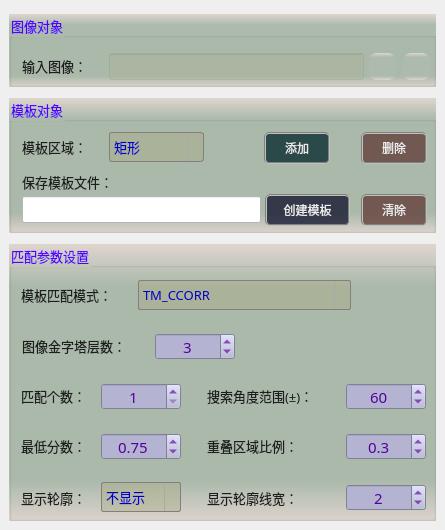
     <widget class="QWidget" name="tab">
      <attribute name="title">
       <string>基本设置</string>
      </attribute>
      <widget class="QGroupBox" name="groupCamera">
       <property name="geometry">
        <rect>
         <x>9</x>
         <y>14</y>
         <width>427</width>
         <height>73</height>
        </rect>
       </property>
       <property name="font">
        <font>
         <family>微软雅黑</family>
         <pointsize>10</pointsize>
        </font>
       </property>
       <property name="styleSheet">
        <string notr="true">background-color: qlineargradient(x1:0, y1:0, x2:0, y2:1, stop:0 #dfd5cf, stop: 0.15 #acbbac, stop: 0.85 #acbbac,stop:1 #dfd5cf);
color: rgb(85, 0, 255);</string>
       </property>
       <property name="title">
        <string>图像对象</string>
       </property>
       <widget class="QLabel" name="label_4">
        <property name="geometry">
         <rect>
          <x>13</x>
          <y>42</y>
          <width>79</width>
          <height>19</height>
         </rect>
        </property>
        <property name="font">
         <font>
          <family>微软雅黑</family>
          <pointsize>10</pointsize>
         </font>
        </property>
        <property name="styleSheet">
         <string notr="true">color: rgb(30, 30, 30);
background: transparent;</string>
        </property>
        <property name="text">
         <string>输入图像：</string>
        </property>
       </widget>
       <widget class="QLineEdit" name="txtLinkImage">
        <property name="geometry">
         <rect>
          <x>100</x>
          <y>39</y>
          <width>255</width>
          <height>27</height>
         </rect>
        </property>
        <property name="font">
         <font>
          <family>微软雅黑</family>
          <pointsize>10</pointsize>
         </font>
        </property>
        <property name="styleSheet">
         <string notr="true">color: rgb(0, 0, 200);
background-color: rgba(170, 170, 127,50);</string>
        </property>
        <property name="alignment">
         <set>Qt::AlignCenter</set>
        </property>
        <property name="readOnly">
         <bool>true</bool>
        </property>
       </widget>
       <widget class="QPushButton" name="btnLinkImage">
        <property name="geometry">
         <rect>
          <x>360</x>
          <y>39</y>
          <width>27</width>
          <height>27</height>
         </rect>
        </property>
        <property name="toolTip">
         <string>链接图像</string>
        </property>
        <property name="styleSheet">
         <string notr="true">QWidget{ border:none;border-radius: 8px;padding: 2px 4px;}
QPushButton:hover{ background-color: rgba(85, 150, 127, 100);}
QPushButton:pressed{background-color: rgba(85, 180, 127, 160);}</string>
        </property>
        <property name="text">
         <string/>
        </property>
        <property name="icon">
         <iconset resource="sub_res.qrc">
          <normaloff>:/resource/link.png</normaloff>:/resource/link.png</iconset>
        </property>
        <property name="iconSize">
         <size>
          <width>27</width>
          <height>27</height>
         </size>
        </property>
       </widget>
       <widget class="QPushButton" name="btnDelLinkImage">
        <property name="geometry">
         <rect>
          <x>394</x>
          <y>39</y>
          <width>27</width>
          <height>27</height>
         </rect>
        </property>
        <property name="toolTip">
         <string>删除图像链接</string>
        </property>
        <property name="styleSheet">
         <string notr="true">QWidget{ border:none;border-radius: 8px;padding: 2px 4px;}
QPushButton:hover{ background-color: rgba(226, 142, 162, 100);}
QPushButton:pressed{background-color: rgba(226, 172, 162, 200);}</string>
        </property>
        <property name="text">
         <string/>
        </property>
        <property name="icon">
         <iconset resource="sub_res.qrc">
          <normaloff>:/resource/del_link.png</normaloff>:/resource/del_link.png</iconset>
        </property>
        <property name="iconSize">
         <size>
          <width>27</width>
          <height>27</height>
         </size>
        </property>
       </widget>
      </widget>
      <widget class="QGroupBox" name="groupC2">
       <property name="geometry">
        <rect>
         <x>9</x>
         <y>244</y>
         <width>427</width>
         <height>277</height>
        </rect>
       </property>
       <property name="font">
        <font>
         <family>微软雅黑</family>
         <pointsize>10</pointsize>
        </font>
       </property>
       <property name="styleSheet">
        <string notr="true">background-color: qlineargradient(x1:0, y1:0, x2:0, y2:1, stop:0 #dfd5cf, stop: 0.15 #acbbac, stop: 0.85 #acbbac,stop:1 #dfd5cf);
color: rgb(85, 0, 255);</string>
       </property>
       <property name="title">
        <string>匹配参数设置</string>
       </property>
       <widget class="QComboBox" name="comboMode">
        <property name="geometry">
         <rect>
          <x>129</x>
          <y>36</y>
          <width>213</width>
          <height>30</height>
         </rect>
        </property>
        <property name="font">
         <font>
          <family>微软雅黑</family>
          <pointsize>10</pointsize>
         </font>
        </property>
        <property name="styleSheet">
         <string notr="true">QComboBox {
    border: 1px solid gray;
    border-radius: 2px;    
    color: rgb(0, 0, 200);
	background-color: rgba(170, 170, 127,100);
}
QComboBox::drop-down {
    subcontrol-origin: padding;
    subcontrol-position: top right;
    width: 15px; 
    border-left-width: 1px;
    border-left-color: darkgray;
    border-left-style: solid;
    border-top-right-radius: 3px;
    border-bottom-right-radius: 3px;
}

QComboBox::down-arrow {
    image: url(:/resource/down.png);
} 
QComboBox::down-arrow:on {
    top: 1px;
    left: 1px;
}</string>
        </property>
        <item>
         <property name="text">
          <string>TM_CCORR</string>
         </property>
        </item>
        <item>
         <property name="text">
          <string>TM_CCORR_NORMED</string>
         </property>
        </item>
        <item>
         <property name="text">
          <string>TM_CCOEFF_NORMED</string>
         </property>
        </item>
       </widget>
       <widget class="QLabel" name="label_10">
        <property name="geometry">
         <rect>
          <x>12</x>
          <y>41</y>
          <width>117</width>
          <height>19</height>
         </rect>
        </property>
        <property name="sizePolicy">
         <sizepolicy hsizetype="Preferred" vsizetype="Fixed">
          <horstretch>0</horstretch>
          <verstretch>0</verstretch>
         </sizepolicy>
        </property>
        <property name="font">
         <font>
          <family>微软雅黑</family>
          <pointsize>10</pointsize>
         </font>
        </property>
        <property name="styleSheet">
         <string notr="true">color: rgb(30, 30, 30);
background: transparent;</string>
        </property>
        <property name="text">
         <string>模板匹配模式：</string>
        </property>
       </widget>
       <widget class="QSpinBox" name="spinNumMatches">
        <property name="geometry">
         <rect>
          <x>92</x>
          <y>139</y>
          <width>80</width>
          <height>27</height>
         </rect>
        </property>
        <property name="font">
         <font>
          <family>微软雅黑</family>
          <pointsize>11</pointsize>
         </font>
        </property>
        <property name="styleSheet">
         <string notr="true">QWidget{color: rgb(85, 0, 155);background-color: rgb(180, 180, 210);}
QSpinBox::up-button{
    border:transparent;
}
QSpinBox::down-button{
    border:transparent;
}
QSpinBox::up-arrow{
    image:url(:/resource/up.png);
}
QSpinBox::down-arrow{
    image:url(:/resource/down.png);
}</string>
        </property>
        <property name="alignment">
         <set>Qt::AlignCenter</set>
        </property>
        <property name="minimum">
         <number>1</number>
        </property>
        <property name="maximum">
         <number>1000</number>
        </property>
        <property name="value">
         <number>1</number>
        </property>
       </widget>
       <widget class="QLabel" name="label_11">
        <property name="geometry">
         <rect>
          <x>12</x>
          <y>142</y>
          <width>79</width>
          <height>19</height>
         </rect>
        </property>
        <property name="font">
         <font>
          <family>微软雅黑</family>
          <pointsize>10</pointsize>
          <weight>50</weight>
          <bold>false</bold>
         </font>
        </property>
        <property name="styleSheet">
         <string notr="true">color: rgb(30, 30, 30);
background: transparent;</string>
        </property>
        <property name="text">
         <string>匹配个数：</string>
        </property>
       </widget>
       <widget class="QLabel" name="label_12">
        <property name="geometry">
         <rect>
          <x>198</x>
          <y>142</y>
          <width>139</width>
          <height>19</height>
         </rect>
        </property>
        <property name="font">
         <font>
          <family>微软雅黑</family>
          <pointsize>10</pointsize>
          <weight>50</weight>
          <bold>false</bold>
         </font>
        </property>
        <property name="styleSheet">
         <string notr="true">color: rgb(30, 30, 30);
background: transparent;</string>
        </property>
        <property name="text">
         <string>搜索角度范围(±)：</string>
        </property>
       </widget>
       <widget class="QSpinBox" name="spinRAngle">
        <property name="geometry">
         <rect>
          <x>337</x>
          <y>139</y>
          <width>80</width>
          <height>27</height>
         </rect>
        </property>
        <property name="font">
         <font>
          <family>微软雅黑</family>
          <pointsize>11</pointsize>
         </font>
        </property>
        <property name="styleSheet">
         <string notr="true">QWidget{color: rgb(85, 0, 155);background-color: rgb(180, 180, 210);}
QSpinBox::up-button{
    border:transparent;
}
QSpinBox::down-button{
    border:transparent;
}
QSpinBox::up-arrow{
    image:url(:/resource/up.png);
}
QSpinBox::down-arrow{
    image:url(:/resource/down.png);
}</string>
        </property>
        <property name="alignment">
         <set>Qt::AlignCenter</set>
        </property>
        <property name="minimum">
         <number>0</number>
        </property>
        <property name="maximum">
         <number>180</number>
        </property>
        <property name="value">
         <number>60</number>
        </property>
       </widget>
       <widget class="QLabel" name="label_19">
        <property name="geometry">
         <rect>
          <x>12</x>
          <y>192</y>
          <width>81</width>
          <height>19</height>
         </rect>
        </property>
        <property name="font">
         <font>
          <family>微软雅黑</family>
          <pointsize>10</pointsize>
          <weight>50</weight>
          <bold>false</bold>
         </font>
        </property>
        <property name="styleSheet">
         <string notr="true">color: rgb(30, 30, 30);
background: transparent;</string>
        </property>
        <property name="text">
         <string>最低分数：</string>
        </property>
       </widget>
       <widget class="QDoubleSpinBox" name="spinScore">
        <property name="geometry">
         <rect>
          <x>92</x>
          <y>189</y>
          <width>80</width>
          <height>27</height>
         </rect>
        </property>
        <property name="font">
         <font>
          <family>微软雅黑</family>
          <pointsize>11</pointsize>
         </font>
        </property>
        <property name="styleSheet">
         <string notr="true">QWidget{color: rgb(85, 0, 155);background-color: rgb(180, 180, 210);}
QDoubleSpinBox::up-button{
    border:transparent;
}
QDoubleSpinBox::down-button{
    border:transparent;
}
QDoubleSpinBox::up-arrow{
    image:url(:/resource/up.png);
}
QDoubleSpinBox::down-arrow{
    image:url(:/resource/down.png);
}</string>
        </property>
        <property name="alignment">
         <set>Qt::AlignCenter</set>
        </property>
        <property name="decimals">
         <number>2</number>
        </property>
        <property name="minimum">
         <double>0.500000000000000</double>
        </property>
        <property name="maximum">
         <double>1.000000000000000</double>
        </property>
        <property name="singleStep">
         <double>0.050000000000000</double>
        </property>
        <property name="value">
         <double>0.750000000000000</double>
        </property>
       </widget>
       <widget class="QDoubleSpinBox" name="spinMaxOverlap">
        <property name="geometry">
         <rect>
          <x>337</x>
          <y>189</y>
          <width>80</width>
          <height>27</height>
         </rect>
        </property>
        <property name="font">
         <font>
          <family>微软雅黑</family>
          <pointsize>11</pointsize>
         </font>
        </property>
        <property name="styleSheet">
         <string notr="true">QWidget{color: rgb(85, 0, 155);background-color: rgb(180, 180, 210);}
QDoubleSpinBox::up-button{
    border:transparent;
}
QDoubleSpinBox::down-button{
    border:transparent;
}
QDoubleSpinBox::up-arrow{
    image:url(:/resource/up.png);
}
QDoubleSpinBox::down-arrow{
    image:url(:/resource/down.png);
}</string>
        </property>
        <property name="alignment">
         <set>Qt::AlignCenter</set>
        </property>
        <property name="decimals">
         <number>1</number>
        </property>
        <property name="minimum">
         <double>0.000000000000000</double>
        </property>
        <property name="maximum">
         <double>0.800000000000000</double>
        </property>
        <property name="singleStep">
         <double>0.100000000000000</double>
        </property>
        <property name="value">
         <double>0.300000000000000</double>
        </property>
       </widget>
       <widget class="QLabel" name="label_20">
        <property name="geometry">
         <rect>
          <x>198</x>
          <y>192</y>
          <width>115</width>
          <height>19</height>
         </rect>
        </property>
        <property name="font">
         <font>
          <family>微软雅黑</family>
          <pointsize>10</pointsize>
          <weight>50</weight>
          <bold>false</bold>
         </font>
        </property>
        <property name="styleSheet">
         <string notr="true">color: rgb(30, 30, 30);
background: transparent;</string>
        </property>
        <property name="text">
         <string>重叠区域比例：</string>
        </property>
       </widget>
       <widget class="QLabel" name="label_13">
        <property name="geometry">
         <rect>
          <x>198</x>
          <y>244</y>
          <width>121</width>
          <height>19</height>
         </rect>
        </property>
        <property name="font">
         <font>
          <family>微软雅黑</family>
          <pointsize>10</pointsize>
          <weight>50</weight>
          <bold>false</bold>
         </font>
        </property>
        <property name="styleSheet">
         <string notr="true">color: rgb(30, 30, 30);
background: transparent;</string>
        </property>
        <property name="text">
         <string>显示轮廓线宽：</string>
        </property>
       </widget>
       <widget class="QSpinBox" name="spinThickness">
        <property name="geometry">
         <rect>
          <x>337</x>
          <y>240</y>
          <width>80</width>
          <height>27</height>
         </rect>
        </property>
        <property name="font">
         <font>
          <family>微软雅黑</family>
          <pointsize>11</pointsize>
         </font>
        </property>
        <property name="styleSheet">
         <string notr="true">QWidget{color: rgb(85, 0, 155);background-color: rgb(180, 180, 210);}
QSpinBox::up-button{
    border:transparent;
}
QSpinBox::down-button{
    border:transparent;
}
QSpinBox::up-arrow{
    image:url(:/resource/up.png);
}
QSpinBox::down-arrow{
    image:url(:/resource/down.png);
}</string>
        </property>
        <property name="alignment">
         <set>Qt::AlignCenter</set>
        </property>
        <property name="minimum">
         <number>1</number>
        </property>
        <property name="maximum">
         <number>30</number>
        </property>
        <property name="value">
         <number>2</number>
        </property>
       </widget>
       <widget class="QLabel" name="label_21">
        <property name="geometry">
         <rect>
          <x>12</x>
          <y>244</y>
          <width>81</width>
          <height>19</height>
         </rect>
        </property>
        <property name="font">
         <font>
          <family>微软雅黑</family>
          <pointsize>10</pointsize>
          <weight>50</weight>
          <bold>false</bold>
         </font>
        </property>
        <property name="styleSheet">
         <string notr="true">color: rgb(30, 30, 30);
background: transparent;</string>
        </property>
        <property name="text">
         <string>显示轮廓：</string>
        </property>
       </widget>
       <widget class="QComboBox" name="comboViewMode">
        <property name="geometry">
         <rect>
          <x>92</x>
          <y>238</y>
          <width>80</width>
          <height>30</height>
         </rect>
        </property>
        <property name="font">
         <font>
          <family>微软雅黑</family>
          <pointsize>10</pointsize>
         </font>
        </property>
        <property name="styleSheet">
         <string notr="true">QComboBox {
    border: 1px solid gray;
    border-radius: 2px;    
    color: rgb(0, 0, 200);
	background-color: rgba(170, 170, 127,100);
}
QComboBox::drop-down {
    subcontrol-origin: padding;
    subcontrol-position: top right;
    width: 15px; 
    border-left-width: 1px;
    border-left-color: darkgray;
    border-left-style: solid;
    border-top-right-radius: 3px;
    border-bottom-right-radius: 3px;
}

QComboBox::down-arrow {
    image: url(:/resource/down.png);
} 
QComboBox::down-arrow:on {
    top: 1px;
    left: 1px;
}</string>
        </property>
        <item>
         <property name="text">
          <string>不显示</string>
         </property>
        </item>
        <item>
         <property name="text">
          <string>显示</string>
         </property>
        </item>
       </widget>
       <widget class="QLabel" name="label_14">
        <property name="geometry">
         <rect>
          <x>13</x>
          <y>92</y>
          <width>133</width>
          <height>19</height>
         </rect>
        </property>
        <property name="font">
         <font>
          <family>微软雅黑</family>
          <pointsize>10</pointsize>
          <weight>50</weight>
          <bold>false</bold>
         </font>
        </property>
        <property name="styleSheet">
         <string notr="true">color: rgb(30, 30, 30);
background: transparent;</string>
        </property>
        <property name="text">
         <string>图像金字塔层数：</string>
        </property>
       </widget>
       <widget class="QSpinBox" name="spinPyramid">
        <property name="geometry">
         <rect>
          <x>146</x>
          <y>89</y>
          <width>80</width>
          <height>27</height>
         </rect>
        </property>
        <property name="font">
         <font>
          <family>微软雅黑</family>
          <pointsize>11</pointsize>
         </font>
        </property>
        <property name="styleSheet">
         <string notr="true">QWidget{color: rgb(85, 0, 155);background-color: rgb(180, 180, 210);}
QSpinBox::up-button{
    border:transparent;
}
QSpinBox::down-button{
    border:transparent;
}
QSpinBox::up-arrow{
    image:url(:/resource/up.png);
}
QSpinBox::down-arrow{
    image:url(:/resource/down.png);
}</string>
        </property>
        <property name="alignment">
         <set>Qt::AlignCenter</set>
        </property>
        <property name="minimum">
         <number>1</number>
        </property>
        <property name="maximum">
         <number>20</number>
        </property>
        <property name="value">
         <number>3</number>
        </property>
       </widget>
      </widget>
      <widget class="QGroupBox" name="groupCamera_2">
       <property name="geometry">
        <rect>
         <x>9</x>
         <y>98</y>
         <width>427</width>
         <height>135</height>
        </rect>
       </property>
       <property name="font">
        <font>
         <family>微软雅黑</family>
         <pointsize>10</pointsize>
        </font>
       </property>
       <property name="styleSheet">
        <string notr="true">background-color: qlineargradient(x1:0, y1:0, x2:0, y2:1, stop:0 #dfd5cf, stop: 0.15 #acbbac, stop: 0.85 #acbbac,stop:1 #dfd5cf);
color: rgb(85, 0, 255);</string>
       </property>
       <property name="title">
        <string>模板对象</string>
       </property>
       <widget class="QPushButton" name="btnDeleteROI_2">
        <property name="geometry">
         <rect>
          <x>352</x>
          <y>34</y>
          <width>66</width>
          <height>32</height>
         </rect>
        </property>
        <property name="minimumSize">
         <size>
          <width>60</width>
          <height>30</height>
         </size>
        </property>
        <property name="font">
         <font>
          <family>微软雅黑</family>
          <pointsize>9</pointsize>
         </font>
        </property>
        <property name="styleSheet">
         <string notr="true">QWidget{ background-color: rgba(97, 63, 56, 200);}
QWidget{ color: rgb(235, 235, 235);}
QWidget{ border: 2px groove gray;border-radius: 5px;padding: 2px 4px;}
QPushButton:hover{ background-color: rgb(97, 83, 76);}
QPushButton:pressed{background-color: rgb(117, 83, 96);}</string>
        </property>
        <property name="text">
         <string>删除</string>
        </property>
       </widget>
       <widget class="QPushButton" name="btnAddROI_2">
        <property name="geometry">
         <rect>
          <x>255</x>
          <y>34</y>
          <width>66</width>
          <height>32</height>
         </rect>
        </property>
        <property name="sizePolicy">
         <sizepolicy hsizetype="Fixed" vsizetype="Fixed">
          <horstretch>0</horstretch>
          <verstretch>0</verstretch>
         </sizepolicy>
        </property>
        <property name="minimumSize">
         <size>
          <width>60</width>
          <height>30</height>
         </size>
        </property>
        <property name="font">
         <font>
          <family>微软雅黑</family>
          <pointsize>9</pointsize>
         </font>
        </property>
        <property name="styleSheet">
         <string notr="true">QWidget{ background-color: rgba(9, 42, 47, 200);}
QWidget{ color: rgb(235, 235, 235);}
QWidget{ border: 2px groove gray;border-radius: 5px;padding: 2px 4px;}
QPushButton:hover{ background-color: rgb(9, 62, 52);}
QPushButton:pressed{background-color: rgb(9, 82, 72);}</string>
        </property>
        <property name="text">
         <string>添加</string>
        </property>
       </widget>
       <widget class="QComboBox" name="comboROIShape_2">
        <property name="geometry">
         <rect>
          <x>100</x>
          <y>34</y>
          <width>95</width>
          <height>30</height>
         </rect>
        </property>
        <property name="font">
         <font>
          <family>微软雅黑</family>
          <pointsize>10</pointsize>
         </font>
        </property>
        <property name="styleSheet">
         <string notr="true">QComboBox {
    border: 1px solid gray;
    border-radius: 3px;  
    min-width: 5em;
    color: rgb(0, 0, 200);
	background-color: rgba(170, 170, 127,100);
}
QComboBox::drop-down {
    subcontrol-origin: padding;
    subcontrol-position: top right;
    width: 15px; 
    border-left-width: 1px;
    border-left-color: darkgray;
    border-left-style: solid;
    border-top-right-radius: 3px;
    border-bottom-right-radius: 3px;
}

QComboBox::down-arrow {
    image: url(:/resource/down.png);
} 
QComboBox::down-arrow:on {
    top: 1px;
    left: 1px;
}</string>
        </property>
        <item>
         <property name="text">
          <string>矩形</string>
         </property>
        </item>
       </widget>
       <widget class="QPushButton" name="btnCreateROI">
        <property name="geometry">
         <rect>
          <x>256</x>
          <y>96</y>
          <width>85</width>
          <height>32</height>
         </rect>
        </property>
        <property name="minimumSize">
         <size>
          <width>60</width>
          <height>30</height>
         </size>
        </property>
        <property name="font">
         <font>
          <family>微软雅黑</family>
          <pointsize>9</pointsize>
         </font>
        </property>
        <property name="styleSheet">
         <string notr="true">QWidget{ background-color: rgba(19, 22, 47, 200);}
QWidget{ color: rgb(235, 235, 235);}
QWidget{ border: 2px groove gray;border-radius: 5px;padding: 2px 4px;}
QPushButton:hover{ background-color: rgb(19, 22, 67);}
QPushButton:pressed{background-color: rgb(19, 22, 87);}</string>
        </property>
        <property name="text">
         <string>创建模板</string>
        </property>
       </widget>
       <widget class="QLineEdit" name="txtSaveModel">
        <property name="geometry">
         <rect>
          <x>13</x>
          <y>98</y>
          <width>239</width>
          <height>27</height>
         </rect>
        </property>
        <property name="font">
         <font>
          <family>微软雅黑</family>
          <pointsize>10</pointsize>
         </font>
        </property>
        <property name="styleSheet">
         <string notr="true">background-color: rgb(255, 255, 255);</string>
        </property>
        <property name="text">
         <string/>
        </property>
        <property name="readOnly">
         <bool>true</bool>
        </property>
       </widget>
       <widget class="QLabel" name="label_7">
        <property name="geometry">
         <rect>
          <x>13</x>
          <y>74</y>
          <width>136</width>
          <height>19</height>
         </rect>
        </property>
        <property name="font">
         <font>
          <family>黑体</family>
          <pointsize>10</pointsize>
         </font>
        </property>
        <property name="styleSheet">
         <string notr="true">color: rgb(30, 30, 30);
background: transparent;</string>
        </property>
        <property name="text">
         <string>保存模板文件：</string>
        </property>
       </widget>
       <widget class="QLabel" name="label_5">
        <property name="geometry">
         <rect>
          <x>13</x>
          <y>39</y>
          <width>79</width>
          <height>19</height>
         </rect>
        </property>
        <property name="font">
         <font>
          <family>微软雅黑</family>
          <pointsize>10</pointsize>
         </font>
        </property>
        <property name="styleSheet">
         <string notr="true">color: rgb(30, 30, 30);
background: transparent;</string>
        </property>
        <property name="text">
         <string>模板区域：</string>
        </property>
       </widget>
       <widget class="QPushButton" name="btnDeleteModel">
        <property name="geometry">
         <rect>
          <x>352</x>
          <y>96</y>
          <width>66</width>
          <height>32</height>
         </rect>
        </property>
        <property name="minimumSize">
         <size>
          <width>60</width>
          <height>30</height>
         </size>
        </property>
        <property name="font">
         <font>
          <family>微软雅黑</family>
          <pointsize>9</pointsize>
         </font>
        </property>
        <property name="styleSheet">
         <string notr="true">QWidget{ background-color: rgba(97, 63, 56, 200);}
QWidget{ color: rgb(235, 235, 235);}
QWidget{ border: 2px groove gray;border-radius: 5px;padding: 2px 4px;}
QPushButton:hover{ background-color: rgb(97, 83, 76);}
QPushButton:pressed{background-color: rgb(117, 83, 96);}</string>
        </property>
        <property name="text">
         <string>清除</string>
        </property>
       </widget>
      </widget>
     </widget>
